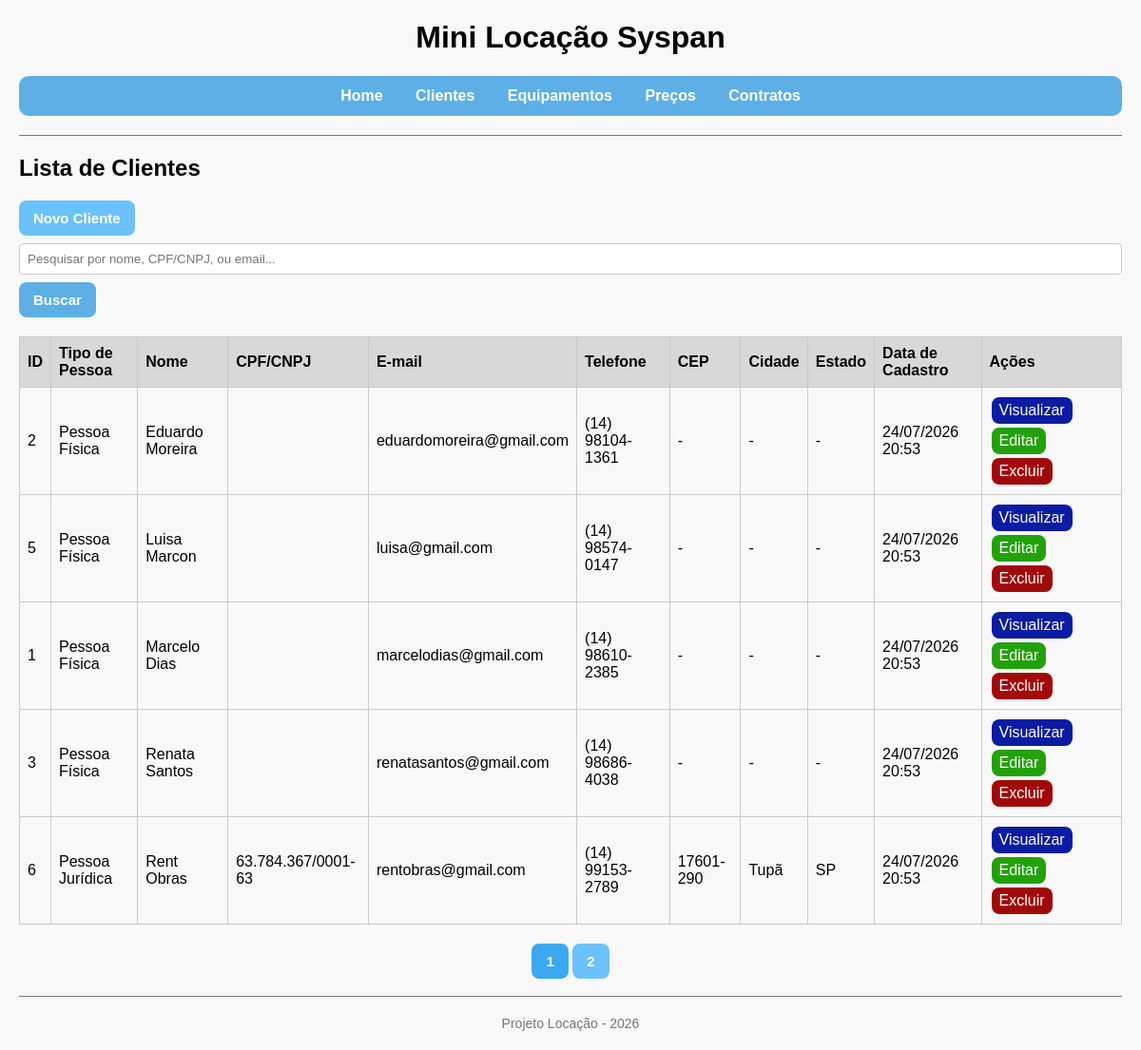
The page /projeto-locacao/clientes/listar.php on the database its author committed.
### tables this page shows
CREATE TABLE IF NOT EXISTS clientes (
 id INT AUTO_INCREMENT PRIMARY KEY,
 nome VARCHAR(120) NOT NULL,
 email VARCHAR(120) NOT NULL,
 telefone VARCHAR(20) NULL,
 created_at DATETIME NOT NULL DEFAULT CURRENT_TIMESTAMP
);

### projeto-locacao/helpers.php (called while the page is built, shortened)
<?php
    function e(string $value): string {
        return htmlspecialchars($value, ENT_QUOTES | ENT_SUBSTITUTE, 'UTF-8');
    }
    function limparNumeros(string $valor): string {
        return preg_replace('/\D/', '', $valor) ?? '';
    }
    function formatarCpfCnpj(string $cpf_cnpj): string {
        $cpf_cnpj = limparNumeros($cpf_cnpj);
        if(strlen($cpf_cnpj) === 14){
            return preg_replace('/(\d{2})(\d{3})(\d{3})(\d{4})(\d{2})/', '$1.$2.$3/$4-$5', $cpf_cnpj) ?? $cpf_cnpj;
        }
        return $cpf_cnpj;
    }
    function formatarTelefone(string $telefone): string {
        $telefone = limparNumeros($telefone);
        if(strlen($telefone) === 11){
            return preg_replace('/(\d{2})(\d{5})(\d{4})/', '($1) $2-$3', $telefone) ?? $telefone;
        }
        return $telefone;
    }
?>

### projeto-locacao/clientes/listar.php (the view)
<?php
    require_once '../conexao.php';
    require_once '../helpers.php';
    $pagina = max(1, (int)($_GET['pagina'] ?? 1));
    $registros_pagina  = 5;
    $offset = ($pagina - 1) * $registros_pagina;
    $busca  = trim($_GET['busca'] ?? '');
    $sql = 'SELECT id, tipo_pessoa, nome, cpf_cnpj, email, telefone, cep, cidade, estado, created_at FROM clientes
            WHERE nome LIKE :busca OR cpf_cnpj LIKE :busca OR email LIKE :busca
            ORDER BY nome ASC LIMIT :registros_pagina OFFSET :offset';
    $consulta = $pdo->prepare($sql);
    $consulta->bindValue(':busca', "%$busca%", PDO::PARAM_STR);
    $consulta->bindValue(':registros_pagina', $registros_pagina, PDO::PARAM_INT);
    $consulta->bindValue(':offset', $offset, PDO::PARAM_INT);
    $consulta->execute();
    $clientes = $consulta->fetchAll();
    $sql = 'SELECT COUNT(*) FROM clientes WHERE nome LIKE :busca OR cpf_cnpj LIKE :busca OR email LIKE :busca';
    $consulta = $pdo->prepare($sql);
    $consulta->execute([':busca' => "%$busca%"]);
    $total_clientes = $consulta->fetchColumn();
    $total_paginas = max(1, ceil($total_clientes / $registros_pagina));
    require_once '../layout/header.php';
?>
<h2>Lista de Clientes</h2>
<a class="links" href="novo.php">Novo Cliente</a>
<form method="GET">
    <input type="text" name="busca" placeholder="Pesquisar por nome, CPF/CNPJ, ou email..." value="<?= e($busca) ?>">
    <button type="submit">Buscar</button>
</form>
<?php if(!empty($clientes)): ?>
    <table>
        <tr>
            <th>ID</th>
            <th>Tipo de Pessoa</th>
            <th>Nome</th>
            <th>CPF/CNPJ</th>
            <th>E-mail</th>
            <th>Telefone</th>
            <th>CEP</th>
            <th>Cidade</th>
            <th>Estado</th>
            <th>Data de Cadastro</th>
            <th>Ações</th>
        </tr>
        <?php foreach($clientes as $row): ?>
            <tr>
                <td><?= (int)$row["id"] ?></td>
                <td><?= $row["tipo_pessoa"] == 'F' ? 'Pessoa Física' : 'Pessoa Jurídica' ?></td>
                <td><?= e($row["nome"]) ?></td>
                <td><?= e(formatarCpfCnpj($row["cpf_cnpj"])) ?></td>
                <td><?= e($row["email"]) ?></td>
                <td><?= e(formatarTelefone($row["telefone"])) ?></td>
                <td><?= !empty($row["cep"]) ? e($row["cep"]) : '-' ?></td>
                <td><?= !empty($row["cidade"]) ? e($row["cidade"]) : '-' ?></td>
                <td><?= !empty($row["estado"]) ? e($row["estado"]) : '-' ?></td>
                <td><?= date('d/m/Y H:i', strtotime($row["created_at"])) ?></td>
                <td>
                    <a class="botao-ver" href="ver.php?id=<?= (int)$row["id"] ?>">Visualizar</a>
                    <a class="botao-editar" href="editar.php?id=<?= (int)$row["id"] ?>">Editar</a>
                    <a class="botao-excluir" href="excluir.php?id=<?= (int)$row["id"] ?>">Excluir</a>
                </td>
            </tr>
        <?php endforeach; ?>
    </table>
    <div class="paginacao">
        <?php for($i=1; $i <= $total_paginas; $i++): ?>
            <a href="?pagina=<?= $i ?>&busca=<?= e($busca) ?>" class="<?= $i == $pagina ? 'ativa' : '' ?>"><?= $i ?></a>
        <?php endfor; ?>
    </div>
<?php else: ?>
    <p>Nenhum cliente registrado.</p>
<?php endif; ?>
<?php require_once '../layout/footer.php'; ?>

### projeto-locacao/assets/css/style.css (style rules this page uses)
body { font-family: "Gill Sans Extrabold", Helvetica, sans-serif; background: #f8f8f8; margin: 20px; }
table { width: 100%; border-collapse: collapse; margin-top: 20px; overflow: hidden; border: 1px solid #c9c9c9; }
th, td { padding: 8px; text-align: left; border: 1px solid #c9c9c9; }
th { background: #d8d8d9; }
td a { padding: 5px 8px; border-radius: 8px; text-decoration: none; display: inline-block; margin: 2px; }
.botao-editar { background: #23a10a; color: white; }
.botao-excluir { background: #a10a0a; color: white; }
.botao-ver { background: #0a1ca1; color: white; }
.links { padding: 10px 15px; border-radius: 8px; text-decoration: none; background-color: #6bc1fa; color: white; font-size: 15px; font-weight: bold; display: inline-block; }
input, select, textarea { width: 100%; padding: 8px; margin: 8px 0; box-sizing: border-box; border: 1px solid #c9c9c9; border-radius: 4px; }
button { padding: 10px 15px; border: none; border-radius: 8px; background-color: #5eafe5; color: white; font-size: 15px; font-weight: bold; cursor: pointer; }
.paginacao { margin-top: 20px; text-align: center; }
.paginacao a { display: inline-flex; align-items: center; justify-content: center; padding: 10px 15px; border-radius: 8px; text-decoration: none; background-color: #6bc1fa; color: white; font-size: 15px; font-weight: bold; transition: 0.3s; }
.paginacao a.ativa { background-color: #3ca8f0; }

### rows shown on the page
clientes: id "2", tipo_pessoa "Pessoa Física", nome "Eduardo Moreira", email "eduardomoreira@gmail.com", telefone "(14) 98104-1361", created_at "24/07/2026 20:53"
clientes: id "5", tipo_pessoa "Pessoa Física", nome "Luisa Marcon", email "luisa@gmail.com", telefone "(14) 98574-0147", created_at "24/07/2026 20:53"
clientes: id "1", tipo_pessoa "Pessoa Física", nome "Marcelo Dias", email "marcelodias@gmail.com", telefone "(14) 98610-2385", created_at "24/07/2026 20:53"
clientes: id "3", tipo_pessoa "Pessoa Física", nome "Renata Santos", email "renatasantos@gmail.com", telefone "(14) 98686-4038", created_at "24/07/2026 20:53"
clientes: id "6", tipo_pessoa "Pessoa Jurídica", nome "Rent Obras", cpf_cnpj "63.784.367/0001-63", email "rentobras@gmail.com", telefone "(14) 99153-2789", cep "17601-290", cidade "Tupã", estado "SP", created_at "24/07/2026 20:53"
